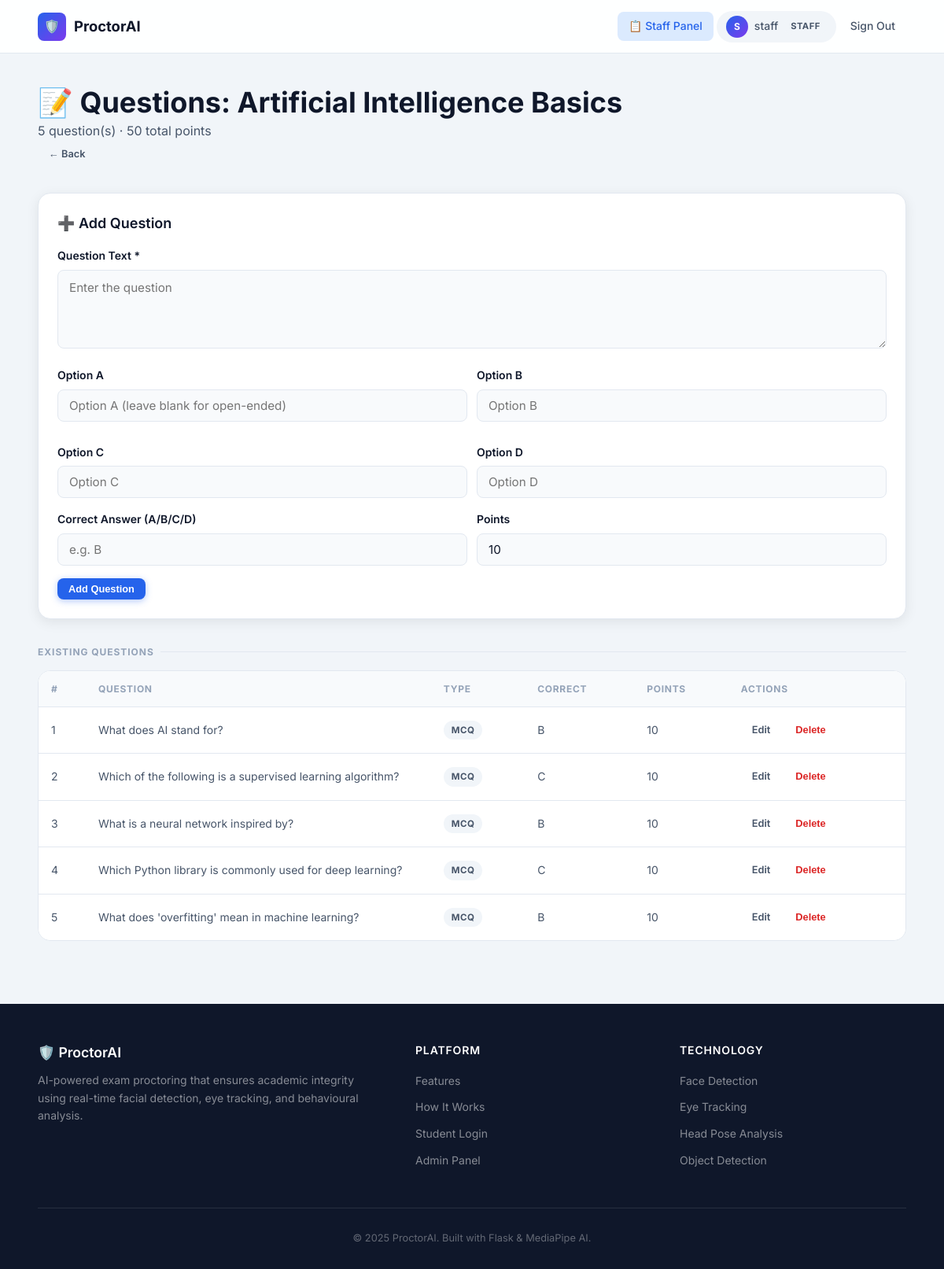
Page /staff/exams/1/questions (signed in) on the committed database.
### database/models.py (models this page shows, shortened)
class User(UserMixin, db.Model):
    __tablename__ = "users"
    id = db.Column(db.Integer, primary_key=True)
    username = db.Column(
        db.String(80),
        unique=True,
        nullable=False,
        index=True
    )
    password = db.Column(
        db.String(200),
        nullable=False
    )
    role = db.Column(
        db.String(20),
        default="student"
    )
    exam_sessions = db.relationship(
        "ExamSession",
        backref="user",
        lazy=True
    )

class Exam(db.Model):
    __tablename__ = "exams"
    id = db.Column(db.Integer, primary_key=True)
    title = db.Column(db.String(200), nullable=False)
    description = db.Column(db.Text, nullable=True)
    duration_minutes = db.Column(db.Integer, default=60)
    max_warnings = db.Column(db.Integer, default=3)
    scheduled_at = db.Column(db.DateTime, nullable=True)
    created_by = db.Column(
        db.Integer,
        db.ForeignKey("users.id"),
        nullable=True
    )
    created_at = db.Column(db.DateTime, default=datetime.utcnow)
    questions = db.relationship("Question", backref="exam", lazy=True, cascade="all, delete-orphan")
    sessions = db.relationship("ExamSession", backref="exam", lazy=True)
    @property
    def total_points(self):
        return sum(q.points for q in self.questions)

class Question(db.Model):
    __tablename__ = "questions"
    id = db.Column(db.Integer, primary_key=True)
    exam_id = db.Column(
        db.Integer,
        db.ForeignKey("exams.id"),
        nullable=False
    )
    text = db.Column(db.Text, nullable=False)
    option_a = db.Column(db.String(300), nullable=True)
    option_b = db.Column(db.String(300), nullable=True)
    option_c = db.Column(db.String(300), nullable=True)
    option_d = db.Column(db.String(300), nullable=True)
    correct_answer = db.Column(db.String(1), nullable=True)
    points = db.Column(db.Integer, default=10)
    order = db.Column(db.Integer, default=0)
    @property
    def is_mcq(self):
        return self.option_a is not None

### routes/staff_routes.py (the view)
@staff_bp.route("/staff/exams/<int:exam_id>/questions")
@login_required
def manage_questions(exam_id):
    denied = _require_staff()
    if denied:
        return denied
    exam = Exam.query.get_or_404(exam_id)
    questions = Question.query.filter_by(exam_id=exam_id).order_by(Question.order).all()
    return render_template("staff_questions.html", exam=exam, questions=questions)

### routes/auth_routes.py (called while the page is built)
@login_manager.user_loader
def load_user(user_id):
    return User.query.get(int(user_id))

### routes/staff_routes.py (called while the page is built)
def _require_staff():
    if current_user.role not in ("staff", "admin"):
        flash("Access denied.", "danger")
        return redirect(url_for("auth.login"))
    return None

### templates/staff_questions.html (shortened to what this page needs)
{% extends "base.html" %}
{% block content %}
<div class="page-wrapper">
  <div class="container">
    <div class="dashboard-header">
      <div>
        <h1>📝 Questions: {{ exam.title }}</h1>
        <p>{{ questions|length }} question(s) · {{ exam.total_points }} total points</p>
      </div>
      <a href="/staff/dashboard" class="btn btn-ghost btn-sm">← Back</a>
    </div>
    <div class="card" style="padding:24px;background:var(--surface);border-radius:var(--radius-lg);box-shadow:var(--shadow-md);margin-bottom:32px">
      <h3 style="margin-bottom:16px">➕ Add Question</h3>
      <form method="POST" action="/staff/exams/{{ exam.id }}/questions/add">
        <div class="form-group">
          <label class="form-label">Question Text *</label>
          <textarea class="answer-textarea" name="text" rows="2" required placeholder="Enter the question"></textarea>
        </div>
        <div style="display:grid;grid-template-columns:1fr 1fr;gap:12px">
          <div class="form-group">
            <label class="form-label">Option A</label>
            <input class="form-input" type="text" name="option_a" placeholder="Option A (leave blank for open-ended)">
          </div>
          <div class="form-group">
            <label class="form-label">Option B</label>
            <input class="form-input" type="text" name="option_b" placeholder="Option B">
          </div>
          <div class="form-group">
            <label class="form-label">Option C</label>
            <input class="form-input" type="text" name="option_c" placeholder="Option C">
          </div>
          <div class="form-group">
            <label class="form-label">Option D</label>
            <input class="form-input" type="text" name="option_d" placeholder="Option D">
          </div>
        </div>
        <div style="display:grid;grid-template-columns:1fr 1fr;gap:12px">
          <div class="form-group">
            <label class="form-label">Correct Answer (A/B/C/D)</label>
            <input class="form-input" type="text" name="correct_answer" maxlength="1" placeholder="e.g. B">
          </div>
          <div class="form-group">
            <label class="form-label">Points</label>
            <input class="form-input" type="number" name="points" min="1" value="10">
          </div>
        </div>
        <button type="submit" class="btn btn-primary btn-sm">Add Question</button>
      </form>
    </div>
    {% if questions %}
    <div class="section-label">Existing Questions</div>
    <div class="table-wrapper">
      <table>
        <thead>
          <tr><th>#</th><th>Question</th><th>Type</th><th>Correct</th><th>Points</th><th>Actions</th></tr>
        </thead>
        <tbody>
        {% for q in questions %}
        <tr>
          <td>{{ loop.index }}</td>
          <td style="max-width:300px">{{ q.text }}</td>
          <td>{% if q.is_mcq %}<span class="badge badge-neutral">MCQ</span>{% else %}<span class="badge badge-warning">Open</span>{% endif %}</td>
          <td>{{ q.correct_answer or '—' }}</td>
          <td>{{ q.points }}</td>
          <td>
            <a href="/staff/questions/{{ q.id }}/edit" class="btn btn-ghost btn-sm">Edit</a>
            <form action="/staff/questions/{{ q.id }}/delete" method="POST" style="display:inline"
                  onsubmit="return confirm('Delete this question?')">
              <button class="btn btn-ghost btn-sm" style="color:var(--danger)">Delete</button>
            </form>
          </td>
        </tr>
        {% endfor %}
        </tbody>
      </table>
    </div>
    {% else %}
    <div class="empty-state"><div class="empty-icon">❓</div><p>No questions yet. Add some above.</p></div>
    {% endif %}
  </div>
</div>
{% endblock %}

### templates/base.html (shortened to what this page needs)
<!DOCTYPE html>
<html lang="en">
<head>
  <link rel="stylesheet" href="/static/css/style.css">
</head>
<body>
<nav class="navbar">
  <div class="container">
    <a href="/" class="nav-brand">
      <div class="brand-icon">🛡️</div>
      <span>ProctorAI</span>
    </a>
    <div class="nav-links">
      {% if current_user.is_authenticated %}
        {% if current_user.role == 'admin' %}
          <a href="/admin/dashboard" class="{% if request.path == '/admin/dashboard' %}active{% endif %}">📊 Dashboard</a>
          <a href="/admin/scores" class="{% if request.path == '/admin/scores' %}active{% endif %}">📈 Scores</a>
        {% elif current_user.role == 'staff' %}
          <a href="/staff/dashboard" class="{% if '/staff' in request.path %}active{% endif %}">📋 Staff Panel</a>
        {% else %}
          <a href="/student/dashboard" class="{% if request.path == '/student/dashboard' %}active{% endif %}">🎓 My Exams</a>
        {% endif %}
        <div class="nav-user">
          <div class="avatar">{{ current_user.username[0].upper() }}</div>
          <span>{{ current_user.username }}</span>
          <span class="badge badge-neutral" style="font-size:.7rem;padding:2px 8px">{{ current_user.role }}</span>
        </div>
        <a href="/logout" class="btn btn-ghost btn-sm">Sign Out</a>
      {% else %}
        <a href="/#features">Features</a>
        <a href="/#how-it-works">How It Works</a>
        <a href="/login" class="btn-nav">Sign In</a>
      {% endif %}
    </div>
  </div>
</nav>
{% block content %}{% endblock %}
{% block footer %}
<footer class="footer">
  <div class="container">
    <div class="footer-grid">
      <div class="footer-brand">
        <h3>🛡️ ProctorAI</h3>
        <p>AI-powered exam proctoring that ensures academic integrity using real-time facial detection, eye tracking, and behavioural analysis.</p>
      </div>
      <div class="footer-col">
        <h4>Platform</h4>
        <ul>
          <li><a href="/#features">Features</a></li>
          <li><a href="/#how-it-works">How It Works</a></li>
          <li><a href="/login">Student Login</a></li>
          <li><a href="/admin/dashboard">Admin Panel</a></li>
        </ul>
      </div>
      <div class="footer-col">
        <h4>Technology</h4>
        <ul>
          <li><a href="#">Face Detection</a></li>
          <li><a href="#">Eye Tracking</a></li>
          <li><a href="#">Head Pose Analysis</a></li>
          <li><a href="#">Object Detection</a></li>
        </ul>
      </div>
    </div>
    <div class="footer-bottom">
      &copy; 2025 ProctorAI. Built with Flask &amp; MediaPipe AI.
    </div>
  </div>
</footer>
{% endblock %}
</body>
</html>

### rows in the picture
User: username "S", username "staff", role "STAFF"
Exam: title "Artificial Intelligence Basics"
Question: total_points "50", text "What does AI stand for?", shows "MCQ", correct_answer "B", points "10"
Question: text "Which of the following is a supervised learning algorithm?", shows "MCQ", correct_answer "C", points "10"
Question: text "What is a neural network inspired by?", shows "MCQ", correct_answer "B", points "10"
Question: text "Which Python library is commonly used for deep learning?", option_a "MCQ", correct_answer "C", points "10"
Question: text "What does 'overfitting' mean in machine learning?", shows "MCQ", correct_answer "B", points "10"

### other values in the picture
{{ questions|length }} "5"
